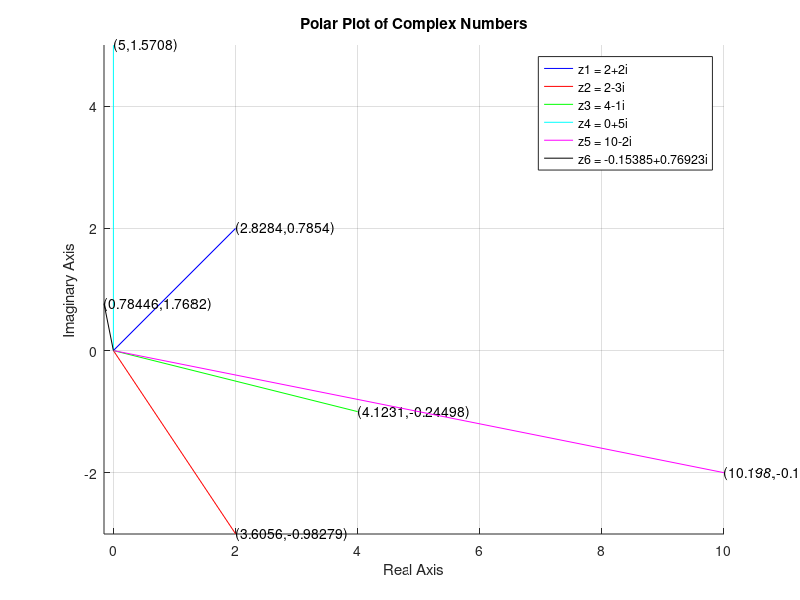

The MATLAB script that drew this image:
clear;       % Close all the open graphs
close all;   % Clear all the variables
clc;         % Clear the command windows

a = 2 + 2i;
b = 2 - 3i;

m = a+b;
n = a-b;
o = a*b;
p = a/b;

%Modulus and argument of each value
abs_a = abs(a); arg_a = arg(a);
abs_b = abs(b); arg_b = arg(b);
abs_m = abs(m); arg_m = arg(m);
abs_n = abs(n); arg_n = arg(n);
abs_o = abs(o); arg_o = arg(o);
abs_p = abs(p); arg_p = arg(p);

printf('m = %.0f%+.0fi\n', real(m), imag(m));
printf('n = %.0f%+.0fi\n', real(n), imag(n));
printf('o = %.0f%+.0fi\n', real(o), imag(o));
printf('p = %.4f%+.4fi\n', real(p), imag(p));

printf('a_mod : %.3f a_angle : %.3f\n', abs(a), arg(a));
printf('b_mod : %.3f b_angle : %.3f\n', abs(b), arg(b));
printf('m_mod : %.3f m_angle : %.3f\n', abs(m), arg(m));
printf('n_mod : %.3f n_angle : %.3f\n', abs(n), arg(n));
printf('o_mod : %.3f o_angle : %.3f\n', abs(o), arg(o));
printf('p_mod : %.3f p_angle : %.3f\n', abs(p), arg(p));

z = [a, b, m, n, o, p];
colors = ['b', 'r', 'g', 'c', 'm', 'k'];
%Blue, Red, Green, Cyan, Magenta, Black

figure;
hold on;     %keep all 6 lines on the same axes
axis equal;  %show gridlines for easier reading
grid on;     %equal scaling on both axes so angles look correct

for k = 1:length(z)
  x = real(z(k));    %horizontal component (real part)
  y = imag(z(k));    %vertical component (imaginary part)
  plot([0 x], [0 y], colors(k)); %draw a line from the origigin (0,0) to the point (x,y)
% label the tip of the vector with its modulus and angle (in radians)
  text(x, y, ["(" num2str(abs(z(k))) "," num2str(arg(z(k))) ")"]);
end
title('Polar Plot of Complex Numbers');
xlabel('Real Axis');
ylabel('Imaginary Axis');
legend(
         ['z1 = ' num2str(a)],
         ['z2 = ' num2str(b)],
         ['z3 = ' num2str(m)],
         ['z4 = ' num2str(n)],
         ['z5 = ' num2str(o)],
         ['z6 = ' num2str(p)]
      );
hold off;
